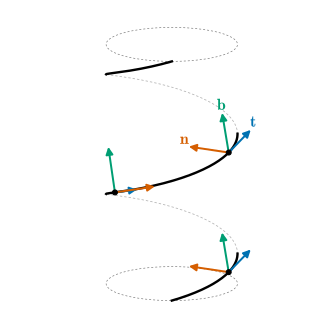

Write Python code to recreate this figure.
"""Figure 0.2.3: helix와 Frenet frame (t, n, b) (0.2절, Frenet–Serret formulas (0.2.5)).

helix γ(t) = (a cos t, a sin t, bt), a = 1, b = 0.3 (dgsym.EXAMPLES["helix"]), 0 ≤ t ≤ 4π.
세 점 t = π/3, 5π/3, 7π/3에서 t (파랑), n (주홍), b (청록), 길이 0.7배.
자기검사: frame은 orthonormal이고 b = t × n, Frenet–Serret 식 b' = −τ n (arc length 기준)이 성립한다.
κ = a/(a² + b²), τ = b/(a² + b²) (§7).

실행: 프로젝트 루트에서 ``PYTHONPATH=tools python3 chapters/00-tour/figures/fig-0-2-3-helix-frenet.py``
"""

import dgfig

dgfig.setup()

import matplotlib.pyplot as plt
import numpy as np
import sympy as sp

import dgsym

C = dgfig.COLORS
ex = dgsym.EXAMPLES["helix"]
(t,) = ex["coords"]
a, b = ex["params"]
vals = {a: 1, b: sp.Rational(3, 10)}
G = ex["expr"].subs(vals)
T, Nn, B = dgsym.frenet_frame(G, t)
kap, tau = dgsym.curvature_torsion(G, t)
assert sp.simplify(kap - ex["expected"]["kappa"].subs(vals)) == 0
assert sp.simplify(tau - ex["expected"]["tau"].subs(vals)) == 0
speed = sp.sqrt(G.diff(t).dot(G.diff(t)))
assert sp.simplify(B.diff(t) / speed + tau * Nn) == sp.zeros(3, 1)          # b' = −τ n
assert sp.simplify(T.cross(Nn) - B) == sp.zeros(3, 1)
fG, fT, fN, fB = (sp.lambdify(t, list(M), "numpy") for M in (G, T, Nn, B))

tt = np.linspace(0, 4 * np.pi, 800)
P = np.stack([np.broadcast_to(c, tt.shape) for c in fG(tt)], axis=1)

fig = plt.figure(figsize=(4.6, 4.4))
ax = dgfig.axes3d(fig, elev=15, azim=0)
ax.set_proj_type("ortho")
view = dgfig.view_vector(ax)
radial = np.stack([P[:, 0], P[:, 1], 0 * P[:, 2]], axis=1)
dgfig.curve3d(ax, P, role="main", visible=radial @ view > 0, hidden="dashed", zorder=4)
# 원기둥의 윤곽(보조선)
for z0 in (0.0, 4 * np.pi * 0.3):
    c = np.linspace(0, 2 * np.pi, 200)
    ax.plot(np.cos(c), np.sin(c), z0 + 0 * c, color=C["aux"], lw=0.5, ls=(0, (3, 3)), zorder=1)
for k, t0 in enumerate((np.pi / 3, 5 * np.pi / 3, 7 * np.pi / 3)):
    p = np.array(fG(t0), float)
    vt, vn, vb = (np.array(f(t0), float) for f in (fT, fN, fB))
    assert np.allclose([vt @ vt, vn @ vn, vb @ vb, vt @ vn, vt @ vb, vn @ vb], [1, 1, 1, 0, 0, 0])
    lab = k == 2                     # t = 7π/3: t, n, b가 잘 갈라져 보이는 frame에 라벨
    dgfig.arrow3d(ax, p, vt, role="tangent", scale=0.7, label=r"$\mathbf{t}$" if lab else None,
                  label_offset=(0, 0, 0.08), zorder=10)
    dgfig.arrow3d(ax, p, vn, role="normal", scale=0.7, label=r"$\mathbf{n}$" if lab else None,
                  label_offset=(0, 0, 0.1), zorder=10)
    dgfig.arrow3d(ax, p, vb, role="third", scale=0.7, label=r"$\mathbf{b}$" if lab else None,
                  label_offset=(0.05, 0, 0.06), zorder=10)
    dgfig.point3d(ax, p, size=14, zorder=11)
dgfig.equal_aspect(ax, P, np.array([[1.3, 1.3, -0.2], [-1.3, -1.3, 4.0]]), zoom=1.15)

dgfig.save(fig, __file__)
